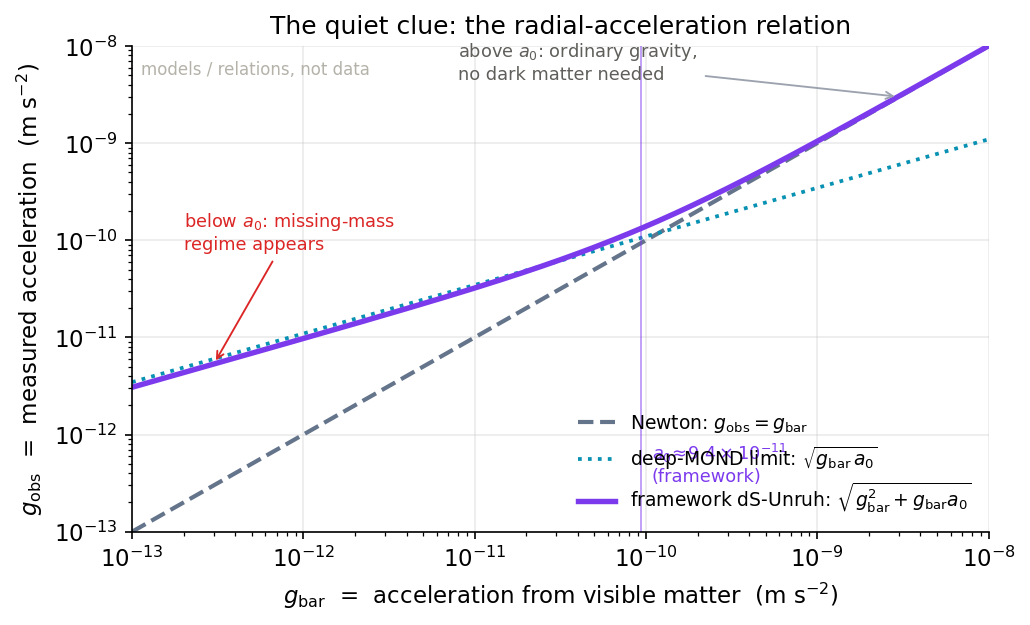

Source code (Python):
import numpy as np, matplotlib
matplotlib.use("Agg")
import matplotlib.pyplot as plt
plt.rcParams.update({"figure.dpi":150,"savefig.dpi":150,"font.size":11,
    "axes.grid":True,"grid.alpha":0.25,"axes.spines.top":False,"axes.spines.right":False,
    "axes.titlesize":12,"figure.facecolor":"white","axes.facecolor":"white"})
C_FW="#7c3aed"; C_NEWTON="#64748b"; C_MOND="#0891b2"; C_DATA="#dc2626"  # framework / Newton / MOND / data-or-obs
fig, ax = plt.subplots(figsize=(7,4.3))

# The radial-acceleration relation: g_obs vs g_bar.
# a0: the literature RAR scale quoted in the chapter, and the framework value.
a0_rar = 1.2e-10                                   # chapter's quoted RAR scale
c_light = 2.998e8; Lam = 1.1e-52
a0_fw = c_light**2*np.sqrt(Lam/(32*np.pi))         # framework: a0 = c^2 sqrt(Lambda/32pi) ~ 9.4e-11

gbar = np.logspace(-13, -8, 400)

# Newtonian one-to-one line
gN = gbar
# Framework's OWN de Sitter-Unruh interpolation: g_obs = sqrt(g_bar^2 + g_bar*a0)
gfw = np.sqrt(gbar**2 + gbar*a0_fw)
# Low-acceleration MOND limit g_obs = sqrt(g_bar a0) (deep-MOND asymptote)
gdeep = np.sqrt(gbar*a0_rar)

ax.plot(gbar, gN, color=C_NEWTON, lw=2.0, ls="--", label=r"Newton: $g_{\rm obs}=g_{\rm bar}$")
ax.plot(gbar, gdeep, color=C_MOND, lw=1.8, ls=":",
        label=r"deep-MOND limit: $\sqrt{g_{\rm bar}\,a_0}$")
ax.plot(gbar, gfw, color=C_FW, lw=2.6,
        label=r"framework dS-Unruh: $\sqrt{g_{\rm bar}^2+g_{\rm bar}a_0}$")

# mark a0
for a0,lab,col,dy in [(a0_fw, r"$a_0=9.4\times10^{-10}$ wait",C_FW,0)]:
    pass
ax.axvline(a0_fw, color=C_FW, lw=0.9, ls="-", alpha=0.5)
ax.text(a0_fw*1.15, 3e-13, r"$a_0\!\approx\!9.4\times10^{-11}$"+"\n(framework)",
        fontsize=8.5, color=C_FW, ha="left", va="bottom")

ax.annotate("above $a_0$: ordinary gravity,\nno dark matter needed",
            xy=(3e-9, 3e-9), xytext=(8e-12, 4.5e-9),
            fontsize=8.5, color="#5f5e5a", ha="left",
            arrowprops=dict(arrowstyle="->", color="#9ca3af", lw=0.9))
ax.annotate("below $a_0$: missing-mass\nregime appears",
            xy=(3e-13, np.sqrt(3e-13*a0_fw)), xytext=(2e-13, 8e-11),
            fontsize=8.5, color=C_DATA, ha="left",
            arrowprops=dict(arrowstyle="->", color=C_DATA, lw=0.9))

ax.set_xscale("log"); ax.set_yscale("log")
ax.set_xlim(1e-13, 1e-8); ax.set_ylim(1e-13, 1e-8)
ax.set_xlabel(r"$g_{\rm bar}$  =  acceleration from visible matter  (m s$^{-2}$)")
ax.set_ylabel(r"$g_{\rm obs}$  =  measured acceleration  (m s$^{-2}$)")
ax.set_title("The quiet clue: the radial-acceleration relation")
ax.legend(frameon=False, loc="lower right", fontsize=9)
ax.text(0.01, 0.97, "models / relations, not data", transform=ax.transAxes,
        ha="left", va="top", fontsize=8, color="#b4b2a9")
fig.tight_layout(); fig.savefig("ch04_radial_acceleration_relation.png", bbox_inches="tight"); print("ok")
